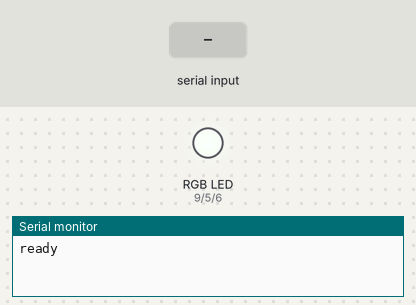
Simulated run of this sketch. Board: Arduino Uno, built with avr-gcc and run on an emulated ATmega328P. Shown: an RGB LED mixed from three pins (HIGH = lit), the last lines printed to the serial monitor. The inputs (shaded band) are chosen by the test bench.

Above: at 0.71 s.
1.3 s: "90,45\n" received over Serial
At 1.87 s:
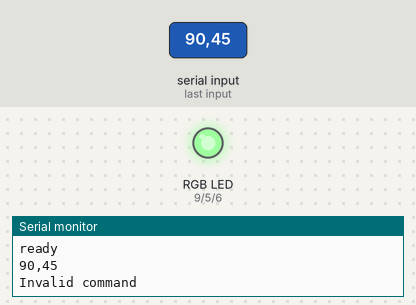
4.3 s: "5\n" received over Serial
Timing chart, 0 to 13.3 s (numbered marks = the images above; inputs shaded):
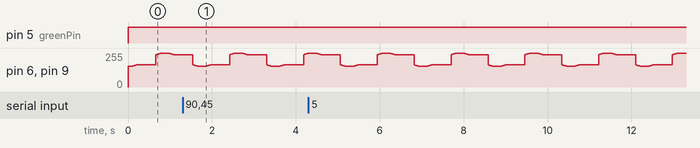

The sketch:

arduino_firmware.ino
```cpp
/*
 * Circuit: Common-anode RGB LED wired like so:
 * Red cathode: digital pin 9
 * Green cathode: digital pin 5
 * blue cathode: digital pin 6
 * anode: +5V
 *
 */

#define NL 13
#include "rgb.h"

/*
 * defaults tp pulse between white and black with 1 second period
 */
RGB color = {
  102, 0, 102};

RGB backgroundColor = {
  0, 0, 0};

float pulseStep = 0.001;

// output pins for the LEDs:
const int redPin = 9;
const int greenPin = 5;
const int bluePin = 6;

const int POLARITY_CORRECTION = 255;

// commands
const char SET_COLOR = '#';
const char SET_BACKGROUND_COLOR = 'b';
const char SET_RATE= 'p';

String inputString = "";         // a string to hold incoming data
boolean stringComplete = false;  // whether the string is complete

float in = 4.712;
float out;

void setup() {
  // initialize serial:
  Serial.begin(9600);
  inputString.reserve(8);
  Serial.println("ready");
  // make the pins outputs:
  pinMode(redPin, OUTPUT);
  pinMode(greenPin, OUTPUT);
  pinMode(bluePin, OUTPUT);
}

void loop() {
  if (stringComplete) {
    Serial.println(inputString);
    parseCommand(inputString);
    inputString = "";
    stringComplete = false;
  }
  pulseLed();
}

void pulseLed() {
  in = in + pulseStep;
  if (in > 10.995)
    in = 4.712;
  out = sin(in) * 0.5 + 0.5;
  RGB currentColor = interpolateRgbs(color, backgroundColor, out);
  analogWrite(redPin, POLARITY_CORRECTION - currentColor.r);
  analogWrite(greenPin, POLARITY_CORRECTION - currentColor.g);
  analogWrite(bluePin, POLARITY_CORRECTION - currentColor.b);
}

RGB interpolateRgbs (RGB rgb, RGB rgb2, float ratio){
  int r = rgb.r;
  int g = rgb.g;
  int b = rgb.b;
  r += ((rgb2.r) - r) * ratio;
  g += ((rgb2.g) - g) * ratio;
  b += ((rgb2.b) - b) * ratio;
  return(RGB){
    r, g, b    };
}

void parseCommand(String inputString) {
  switch(inputString.charAt(0)) {
  case SET_COLOR:
    color = parseColors(inputString.substring(1));
    break;
  case SET_BACKGROUND_COLOR:
    backgroundColor = parseColors(inputString.substring(1));
    break;
  case SET_RATE:
    pulseStep = parseRate(inputString.substring(1));
    break;
  default:
    Serial.println("Invalid command");
  }
}

RGB parseColors(String text) {
  int red = hexToDec(text.substring(0,2));
  int green = hexToDec(text.substring(2,4));
  int blue = hexToDec(text.substring(4,6));
  return (RGB){
    red, green, blue    };
}

float parseRate(String text) {
  //todo constrain to reasonable rates
  text.trim();
  Serial.println(text);
  Serial.println(text.length());
  char buffer[text.length()];
  text.toCharArray(buffer, text.length());
  return atof(buffer) / 1000.0;
}

unsigned int hexToDec(String hexString) {
  unsigned int decValue = 0;
  int nextInt;
  for (int i = 0; i < hexString.length(); i++) {
    nextInt = int(hexString.charAt(i));
    if (nextInt >= 48 && nextInt <= 57) nextInt = map(nextInt, 48, 57, 0, 9);
    if (nextInt >= 65 && nextInt <= 70) nextInt = map(nextInt, 65, 70, 10, 15);
    if (nextInt >= 97 && nextInt <= 102) nextInt = map(nextInt, 97, 102, 10, 15);
    nextInt = constrain(nextInt, 0, 15);
    decValue = (decValue * 16) + nextInt;
  }
  return decValue;
}

void serialEvent() {
  while (Serial.available()) {
    // get the new byte:
    char ch = (char)Serial.read();
    // if the incoming character is a newline, set a flag
    // so the main loop can do something about it:
    if (ch == '\n') {
      stringComplete = true;
    }
    else {
      // add it to the inputString:
      inputString += ch;
    }
  }
}
```

rgb.h
```cpp
struct RGB {
  int r;
  int g;
  int b;
};
```
